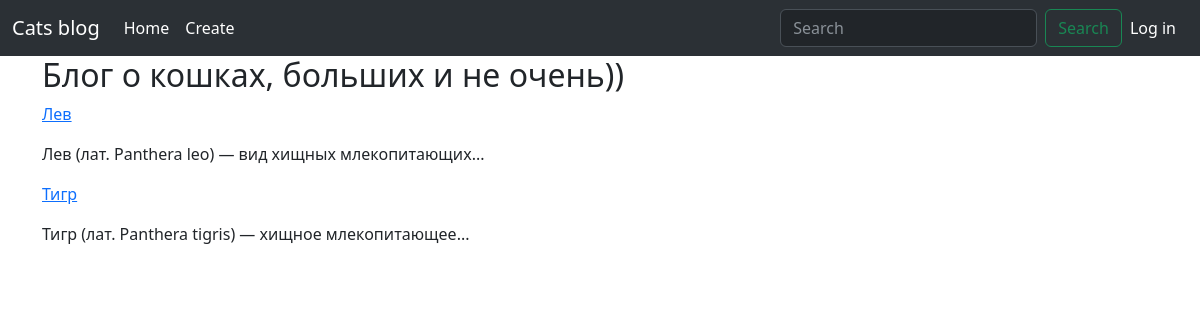
The page / on the database its author committed.
### models.py (models this page shows, shortened)
class Post(db.Model):
    __tablename__ = 'post'
    id = db.Column(db.Integer, primary_key=True)
    title = db.Column(db.String(100))
    avatar = db.Column(db.BLOB, default=None)
    url = db.Column(db.String(100), unique=True)
    body = db.Column(db.Text)
    created = db.Column(db.DateTime, default=datetime.now)
    tags = db.relationship('Tag', secondary=post_tags, backref=db.backref('posts', lazy='dynamic'))

### posts/posts.py (the view)
@posts.route('/')
def index_page():
    q = request.args.get('q')
    if q:
        psts = Post.query.filter(Post.title.contains(q) | Post.body.contains(q)).all()
    else:
        psts = Post.query.all()
    return render_template('index.html', posts=psts)

### posts/templates/index.html (shortened to what this page needs)
{% extends 'base.html' %}
{% block content_title %}
    Блог о кошках, больших и не очень))
{% endblock %}
{% block content %}
    {% for post in posts%}
        <p>
            <a href="{{ url_for('posts.post_detail_page', url=post.url) }}">
                {{ post.title }}
            </a>
        </p>
        <p>
            {{ post.body[:50] }}...
        </p>
    {% endfor %}
{% endblock %}

### templates/base.html (shortened to what this page needs)
<!DOCTYPE html>
<html lang="en">
<head>
    <link href="https://cdn.jsdelivr.net/npm/bootstrap@5.3.0/dist/css/bootstrap.min.css" rel="stylesheet">
</head>
<body>
    <nav class="navbar navbar-expand-lg bg-body-tertiary" data-bs-theme="dark">
        <div class="container-fluid">
            <a class="navbar-brand" href="#">Cats blog</a>
            <div class="collapse navbar-collapse" id="navbarTogglerDemo02">
                <ul class="navbar-nav me-auto mb-2 mb-lg-0">
                    <li class="nav-item">
                        <a class="nav-link active" aria-current="page" href="{{ url_for('posts.index_page') }}">Home</a>
                    </li>
                    <li class="nav-item">
                        <a class="nav-link active" href="{{ url_for('posts.create_post_page') }}">Create</a>
                    </li>
                </ul>
                <form class="d-flex" role="search" method="get">
                    <input class="form-control me-2" type="search" placeholder="Search" aria-label="Search" name="q" value="{{ request.args.get('q', '') }}">
                    <button class="btn btn-outline-success" type="submit">Search</button>
                </form>
                <div class="navbar-nav me-1 mb-2 mb-lg-0">
                        <a class="nav-link active" aria-current="page" href="{{ url_for('posts.login_page') }}">Log in</a>
                </div>
            </div>
        </div>
    </nav>
    <div class="container">
        <h2>
        {% block content_title %}
        {% endblock %}
        </h2>
        {% block content %}
        {% endblock %}
    </div>
</body>
</html>

### rows shown on the page
Post: title "Лев", body "Лев (лат. Panthera leo) — вид хищных млекопитающих"
Post: title "Тигр", body "Тигр (лат. Panthera tigris) — хищное млекопитающее"
